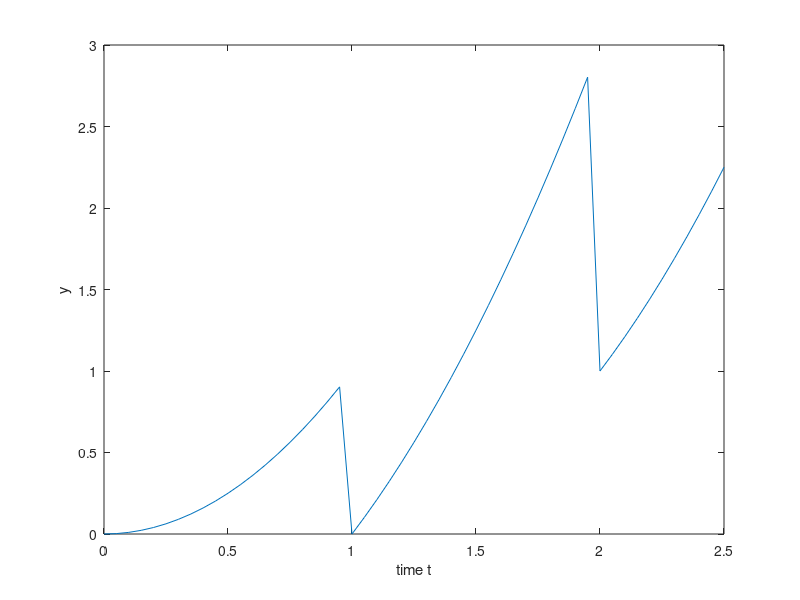

MATLAB code for this plot:
clear;close all;cla;

t_values = 0:0.05:2.5;
y_values = zeros(size(t_values));

for i = 1:length(t_values)
    t = t_values(i);
    if t >= 0 && t < 1
        y = t^2;
    elseif t >= 1 && t < 2
        y = t^2 - 1;
    elseif t >= 2 && t < 3
        y = (t - 1)^2;
    end
    y_values(i) = y;
end

plot(t_values, y_values);
xlabel('time t');
ylabel('y');
